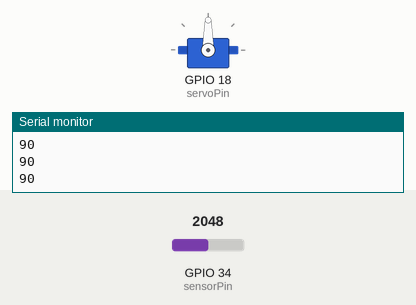
Simulated run of this sketch. Board: ESP32. On the bench: servo, the last lines printed to the serial monitor. The test bench sets the inputs (shaded band); at power-on: GPIO 34 (sensorPin) = 2048.

Above: at 1.2 s.
1.3 s: GPIO 34 (sensorPin) set to 2866
At 1.9 s:
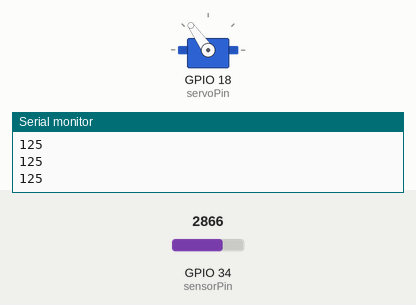
2.8 s: GPIO 34 (sensorPin) set to 3603
At 3.2 s:
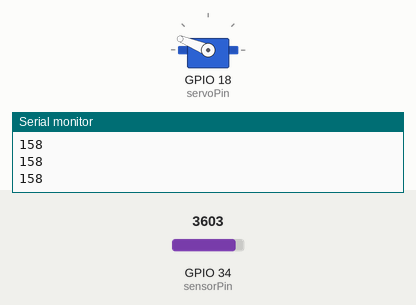
4.3 s: GPIO 34 (sensorPin) set to 4095
At 5.5 s:
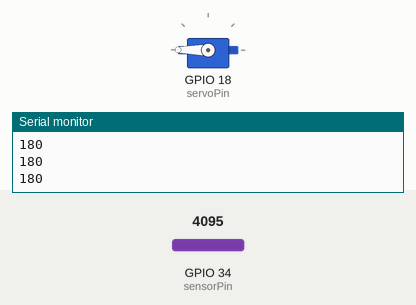
5.8 s: GPIO 34 (sensorPin) set to 1228
At 7.0 s:
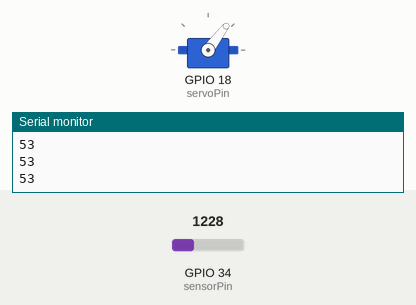
7.3 s: GPIO 34 (sensorPin) set to 491
At 8.4 s:
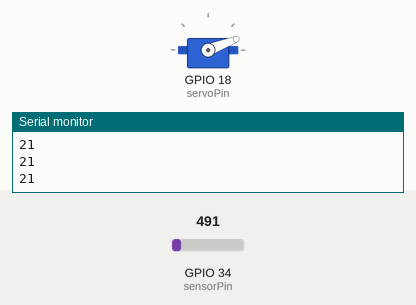
8.8 s: GPIO 34 (sensorPin) set to 0
At 9.7 s:
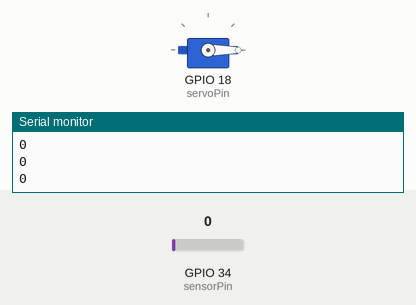
Timing chart, 0 to 11.3 s (numbered marks = the images above; inputs shaded):
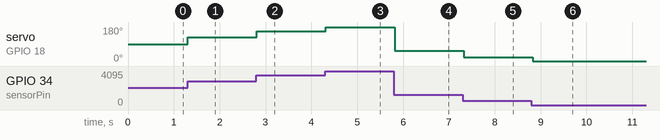

The sketch:

Task7_Sensor_To_Servo_Mapping.ino
```cpp
// Task 7: Sensor-to-Servo Mapping
#include <Servo.h>

int sensorPin = 34;
int servoPin = 18;
Servo myServo;

void setup() {
  Serial.begin(9600);
  myServo.attach(servoPin);
}

void loop() {
  int sensorValue = analogRead(sensorPin);
  int angle = map(sensorValue, 0, 4095, 0, 180);

  myServo.write(angle);
  Serial.println(angle);
  delay(50);
}
```

Measured:
- after the input at 1.3 s, servo on GPIO 18 (servoPin): 90° → 125° at once
- after the input at 2.8 s, servo on GPIO 18 (servoPin): 125° → 158° at once
- after the input at 4.3 s, servo on GPIO 18 (servoPin): 158° → 180° at once
- after the input at 5.8 s, servo on GPIO 18 (servoPin): 180° → 53° at once
- after the input at 7.3 s, servo on GPIO 18 (servoPin): 53° → 21° at once
- after the input at 8.8 s, servo on GPIO 18 (servoPin): 21° → 0° at once
